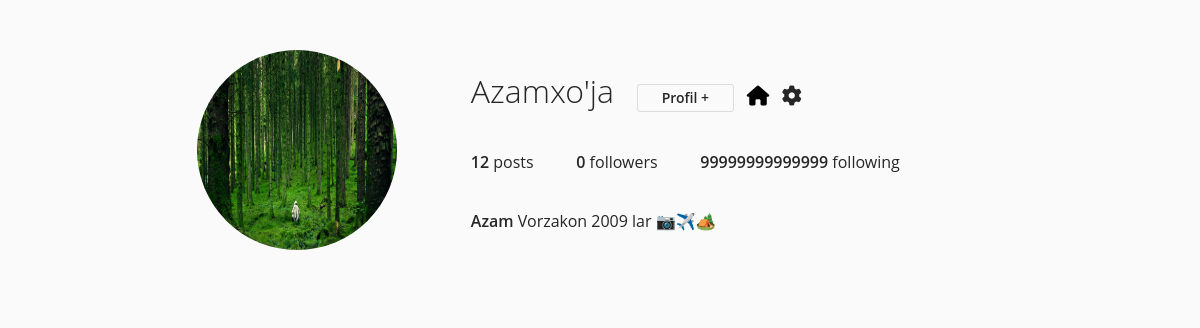
/blog/profile/ (signed in), run on the app's committed database.
### blog/models.py (models this page shows, shortened)
class Avatar(models.Model):
    name = models.CharField(max_length=100)
    image = models.ImageField()
    bio = models.CharField(max_length=100)
    username = models.ForeignKey(User, on_delete=models.CASCADE)

### blog/views.py (the view)
# urls.py: path('profile/', profile, name='profile'),
def profile(request):
    user_id = request.GET.get("user_id")
    userForMassage = request.user
    userInfo = Avatar.objects.filter(id=user_id).first()
    posts = Post.objects.filter(author=userInfo)
    user = Avatar.objects.filter(username=request.user).first()
    users = Post.objects.all()
    if request.method == 'POST':
        form = AvatarForm(request.POST, request.FILES)
        if form.is_valid():
            form.save()
            return redirect('main')
    form = AvatarForm()
    return render(request, 'profile.html', {"user": user, 'users': users, 'form': form, "userInfo": userInfo, 'posts': posts, "userForMassage": userForMassage})

### templates/profile.html (shortened to what this page needs)
{% load static %}
<!DOCTYPE html>
<html lang="en">
<head>
    <link rel="stylesheet" href="https://cdn.jsdelivr.net/npm/bulma@0.9.4/css/bulma.min.css">
    <link rel="stylesheet" href="https://cdn.jsdelivr.net/npm/bulma@0.9.4/css/bulma-rtl.min.css">
    <link rel="stylesheet" href="{% static 'css/profile.css' %}">
    <link rel="stylesheet" href="https://cdnjs.cloudflare.com/ajax/libs/font-awesome/6.4.0/css/all.min.css"
 />
</head>
<body>
    <header>
        <div class="container">
            <div class="profile">
                <div class="profile-image">
                    {% if userInfo %}
                    <img style="width: 200px ; height: 200px;" src="{{userInfo.image.url}}" alt="">
                    {% else %}
                    <img style="width: 200px ; height: 200px;" src="{{user.image.url}}" alt="">
                    {% endif %}
                </div>
                <div class="profile-user-settings">
                    {% if userInfo %}
                    <h1 class="profile-user-name">{{ userInfo.name }}</h1>
                    {% else %}
                    <h1 class="profile-user-name">{{ user.name }}</h1>
                    {% endif %}
                    <button class="btn profile-edit-btn" aria-label="profile settings" id="madal_handler"
                        onclick="btnFunction()">
                        Profil +
                    </button>
                    <button class="btn profile-settings-btn" aria-label="profile settings">
                        <a href="{% url 'homea' %}">
                            <i class="fa-solid fa-house" style="color: #000000;"></i>
                        </a>
                    </button>
                    <button class="btn profile-settings-btn" aria-label="profile settings" id="madal_handler1"
                        onclick="btnFunction1()">
                        <i class="fa-sharp fa-solid fa-gear"></i>
                    </button>
                </div>
                <div class="profile-stats">
                    <ul>
                        <li><span class="profile-stat-count">12</span> posts</li>
                        <li><span class="profile-stat-count">0</span> followers</li>
                        <li><span class="profile-stat-count">99999999999999</span> following</li>
                    </ul>
                </div>
                <div class="profile-bio">
                    {% if userInfo %}
                    <p><span class="profile-real-name">{{userInfo.username}}</span> {{userInfo.bio}} 📷✈️🏕️</p>
                    {% else %}
                    <p><span class="profile-real-name">{{user.username}}</span> {{user.bio}} 📷✈️🏕️</p>
                    {% endif %}
                </div>
            </div>
        </div>
    </header>
    <main>
        <div class="container">
            <div class="gallery">
            </div>
        </div>
    </main>
</body>
</html>

### static/css/profile.css (style rules this page uses)
:root { font-size: 10px; }
*, *::before, *::after { box-sizing: border-box; }
body { font-family: "Open Sans", Arial, sans-serif; min-height: 100vh; background-color: #fafafa; color: #262626; padding-bottom: 3rem; }
img { display: block; }
.container { max-width: 93.5rem; margin: 0 auto; padding: 0 2rem; }
.btn { display: inline-block; font: inherit; background: none; border: none; color: inherit; padding: 0; cursor: pointer; }
.profile { padding: 5rem 0; }
.profile::after { content: ""; display: block; clear: both; }
.profile-image { float: left; width: calc(33.333% - 1rem); display: flex; justify-content: center; align-items: center; margin-right: 3rem; }
.profile-image img { border-radius: 50%; }
.profile-user-settings, .profile-stats, .profile-bio { float: left; width: calc(66.666% - 2rem); }
.profile-user-settings { margin-top: 1.1rem; }
.profile-user-name { display: inline-block; font-size: 3.2rem; font-weight: 300; }
.profile-edit-btn { font-size: 1.4rem; line-height: 1.8; border: 0.1rem solid #dbdbdb; border-radius: 0.3rem; padding: 0 2.4rem; margin-left: 2rem; }
.profile-settings-btn { font-size: 2rem; margin-left: 1rem; }
.profile-stats { margin-top: 2.3rem; }
.profile-stats li { display: inline-block; font-size: 1.6rem; line-height: 1.5; margin-right: 4rem; cursor: pointer; }
.profile-stats li:last-of-type { margin-right: 0; }
.profile-bio { font-size: 1.6rem; font-weight: 400; line-height: 1.5; margin-top: 2.3rem; }
.profile-real-name, .profile-stat-count, .profile-edit-btn { font-weight: 600; }
.gallery { display: flex; flex-wrap: wrap; margin: -1rem -1rem; padding-bottom: 3rem; }

### data on the page
Avatar: image (picture), name "Azamxo'ja", username "Azam", bio "Vorzakon 2009 lar"
